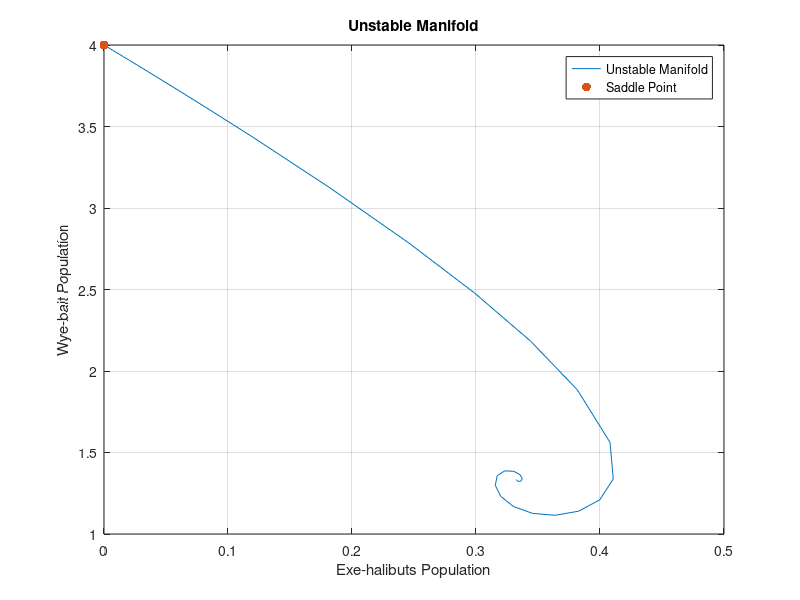

Write MATLAB code to recreate this figure.
function manifolds
t0 = 0;
tfinal = 10;
xy0 = [0.00001;3.99999];

[t, xy] = ode23(@my0DE, [t0 ; tfinal], xy0);
plot(xy(:,1), xy(:,2))
hold on
plot(0, 4, '.', 'LineWidth', 10, 'MarkerSize', 20)
grid on
title('Unstable Manifold')
xlabel('Exe-halibuts Population')
ylabel('Wye-bait Population')
legend('Unstable Manifold', 'Saddle Point')



end


function dt = my0DE(t, xy)
dt = [1;3];
dt(1) =  xy(1) .* (-1 - xy(1) + xy(2));
dt(2) =  xy(2) .* (4 - xy(2) - 8 * xy(1));
end
